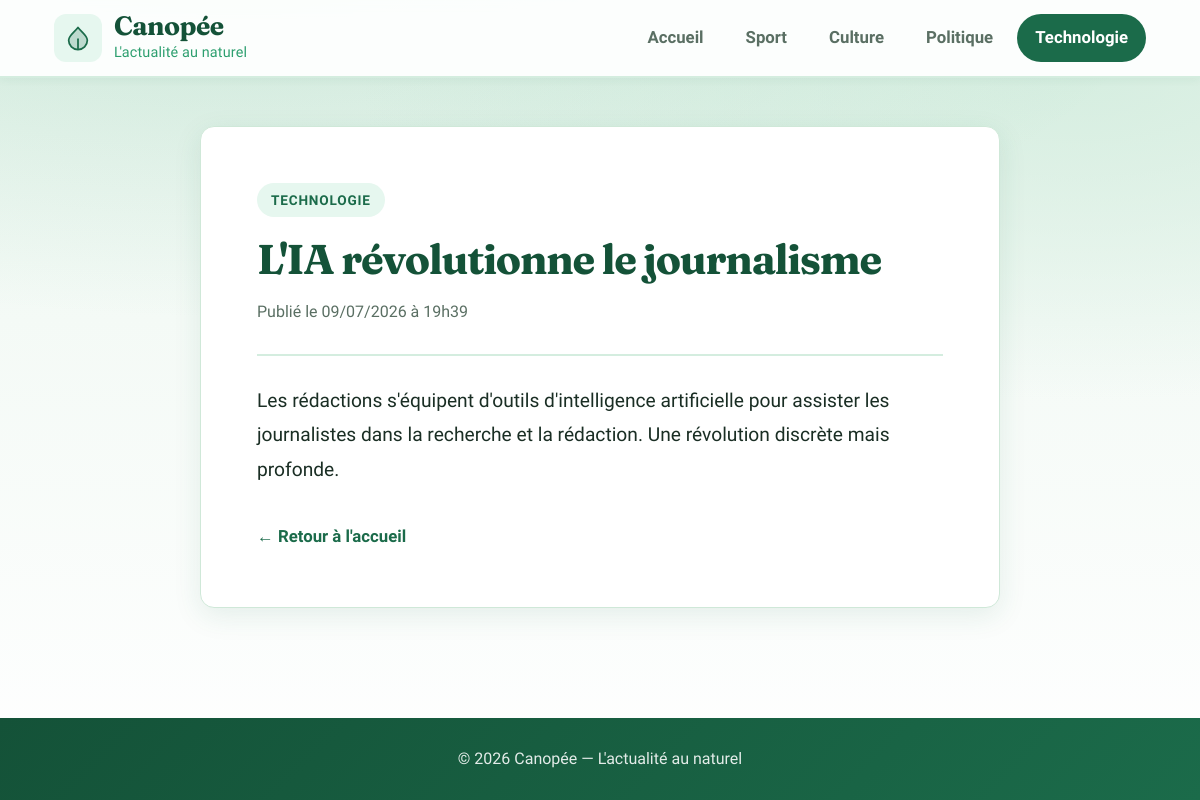
The app's page /article.php?id=4 with its own data.
### tables this page shows
CREATE TABLE IF NOT EXISTS Categorie (
    id       INT UNSIGNED AUTO_INCREMENT PRIMARY KEY,
    libelle  VARCHAR(100) NOT NULL
);

CREATE TABLE IF NOT EXISTS Article (
    id               INT UNSIGNED AUTO_INCREMENT PRIMARY KEY,
    titre            VARCHAR(255) NOT NULL,
    contenu          TEXT NOT NULL,
    dateCreation     DATETIME NOT NULL DEFAULT CURRENT_TIMESTAMP,
    dateModification DATETIME NOT NULL DEFAULT CURRENT_TIMESTAMP ON UPDATE CURRENT_TIMESTAMP,
    categorie        INT UNSIGNED NOT NULL,
    CONSTRAINT fk_article_categorie
        FOREIGN KEY (categorie) REFERENCES Categorie(id)
        ON DELETE CASCADE
);

### includes/functions.php (called while the page is built, shortened)
<?php
function e(?string $value): string
{
    return htmlspecialchars($value ?? '', ENT_QUOTES, 'UTF-8');
}
function formatDate(string $date): string
{
    return date('d/m/Y \à H\hi', strtotime($date));
}

### article.php (the view, shortened to what this page needs)
<?php
require_once __DIR__ . '/includes/functions.php';
$id = filter_input(INPUT_GET, 'id', FILTER_VALIDATE_INT);
$pdo = getConnection();
$categories = $pdo->query('SELECT * FROM Categorie')->fetchAll();
$sql = 'SELECT a.id, a.titre, a.contenu, a.dateCreation, a.dateModification,
               c.id AS categorieId, c.libelle AS categorieLibelle
        FROM Article a
        INNER JOIN Categorie c ON a.categorie = c.id
        WHERE a.id = ?';
$stmt = $pdo->prepare($sql);
$stmt->execute([$id]);
$article = $stmt->fetch();
$categorieActive = $article['categorieId'];
require_once __DIR__ . '/includes/header.php';
?>
<article class="article-detail">
    <a href="categorie.php?id=<?= $article['categorieId'] ?>" class="badge">
        <?= e($article['categorieLibelle']) ?>
    </a>
    <h1 class="article-detail__title"><?= e($article['titre']) ?></h1>
    <p class="article-detail__meta">
        Publié le <?= e(formatDate($article['dateCreation'])) ?>
    </p>
    <div class="article-detail__content">
        <?= nl2br(e($article['contenu'])) ?>
    </div>
    <a href="index.php" class="back-link">← Retour à l'accueil</a>
</article>
<?php require_once __DIR__ . '/includes/footer.php'; ?>

### includes/header.php (shortened to what this page needs)
<!DOCTYPE html>
<html lang="fr">
<head>
    <link rel="stylesheet" href="css/style.css">
</head>
<body>
<header class="site-header">
    <div class="container header-inner">
        <a href="index.php" class="logo">
            <span class="logo-icon" aria-hidden="true">
            </span>
            <span class="logo-text">
                <span class="logo-name">Canopée</span>
                <span class="logo-tagline">L'actualité au naturel</span>
            </span>
        </a>
        <nav class="nav" aria-label="Navigation principale">
            <a href="index.php" class="nav-link<?= ($categorieActive ?? null) === null ? ' is-active' : '' ?>">Accueil</a>
            <?php foreach ($categories as $cat): ?>
                <a href="categorie.php?id=<?= $cat['id'] ?>"
                   class="nav-link<?= ($categorieActive ?? null) == $cat['id'] ? ' is-active' : '' ?>">
                    <?= e($cat['libelle']) ?>
                </a>
            <?php endforeach; ?>
        </nav>
    </div>
</header>
<main class="container main-content">

### css/style.css (style rules this page uses)
:root { --color-bg: #f4faf6; --color-bg-accent: #e8f5ec; --color-surface: #ffffff; --color-text: #1a2e24; --color-text-muted: #5a6f63; --color-border: #cfe8d8; --color-primary: #1b6b4a; --color-primary-dark: #145238; --color-primary-soft: #d4eddf; --color-accent: #2d9f6f; --color-accent-soft: #e6f7ef; --shadow-sm: 0 2px 8px rgba(27, 107, 74, 0.06); --shadow-md: 0 8px 28px rgba(27, 107, 74, 0.1); --shadow-lg: 0 16px 48px rgba(27, 107, 74, 0.14); --radius: 14px; --radius-sm: 10px; --font-body: 'Source Sans 3', system-ui, sans-serif; --font-display: 'Fraunces', Georgia, serif; --transition: 0.22s ease; --text-base: 1.125rem; }
*, *::before, *::after { margin: 0; padding: 0; box-sizing: border-box; }
html { scroll-behavior: smooth; font-size: 16px; }
body { font-family: var(--font-body); font-size: var(--text-base); background: radial-gradient(ellipse 80% 50% at 20% -10%, rgba(45, 159, 111, 0.18), transparent), radial-gradient(ellipse 60% 40% at 90% 10%, rgba(212, 237, 223, 0.9), transparent), linear-gradient(180deg, var(--color-bg-accent) 0%, var(--color-bg) 40%, #ffffff 100%); background-attachment: fixed; color: var(--color-text); line-height: 1.65; min-height: 100vh; display: flex; flex-direction: column; }
a { color: inherit; text-decoration: none; }
.container { width: 100%; max-width: 1140px; margin: 0 auto; padding: 0 24px; }
.site-header { background: rgba(255, 255, 255, 0.92); backdrop-filter: blur(12px); border-bottom: 2px solid var(--color-primary-soft); position: sticky; top: 0; z-index: 100; box-shadow: var(--shadow-sm); }
.header-inner { display: flex; align-items: center; justify-content: space-between; min-height: 76px; gap: 20px; }
.logo { display: flex; align-items: center; gap: 12px; flex-shrink: 0; }
.logo-icon { display: flex; align-items: center; justify-content: center; width: 48px; height: 48px; background: var(--color-accent-soft); color: var(--color-primary); border-radius: 12px; transition: background var(--transition), transform var(--transition); }
.logo-text { display: flex; flex-direction: column; gap: 1px; }
.logo-name { font-family: var(--font-display); font-size: 1.65rem; font-weight: 700; color: var(--color-primary-dark); letter-spacing: -0.02em; line-height: 1.1; }
.logo-tagline { font-size: 0.9rem; font-weight: 500; color: var(--color-accent); letter-spacing: 0.01em; }
.nav { display: flex; align-items: center; flex-wrap: wrap; gap: 6px; }
.nav-link { padding: 10px 18px; border-radius: 999px; font-size: 1.05rem; font-weight: 600; color: var(--color-text-muted); transition: background var(--transition), color var(--transition); }
.nav-link.is-active { background: var(--color-primary); color: #fff; }
.main-content { flex: 1; padding: 48px 24px 72px; }
.badge { align-self: flex-start; display: inline-block; padding: 6px 14px; background: var(--color-accent-soft); color: var(--color-primary); font-size: 0.85rem; font-weight: 700; text-transform: uppercase; letter-spacing: 0.06em; border-radius: 999px; transition: background var(--transition), color var(--transition); }
.article-detail { background: var(--color-surface); border: 1px solid var(--color-border); border-radius: var(--radius); padding: clamp(32px, 5vw, 56px); box-shadow: var(--shadow-md); max-width: 800px; margin: 0 auto; }
.article-detail__title { font-family: var(--font-display); font-size: clamp(1.9rem, 4.5vw, 2.6rem); font-weight: 700; letter-spacing: -0.03em; line-height: 1.2; margin: 18px 0 14px; color: var(--color-primary-dark); }
.article-detail__meta { font-size: 1rem; color: var(--color-text-muted); padding-bottom: 28px; margin-bottom: 28px; border-bottom: 2px solid var(--color-primary-soft); }
.article-detail__content { font-size: 1.2rem; line-height: 1.8; color: var(--color-text); }
.back-link { display: inline-flex; align-items: center; gap: 10px; margin-top: 36px; font-weight: 700; font-size: 1.05rem; color: var(--color-primary); transition: color var(--transition), gap var(--transition); }

### records on screen
categorie: libelle "Sport"
categorie: libelle "Culture"
categorie: libelle "Politique"
categorie: libelle "Technologie"
article: categorie.libelle "TECHNOLOGIE", titre "L'IA révolutionne le journalisme", dateCreation "09/07/2026 à 19h39", contenu "Les rédactions s'équipent d'outils d'intelligence artificielle pour assister les journalistes dans la recherche et la rédaction. Une révolution discrète mais profonde."
